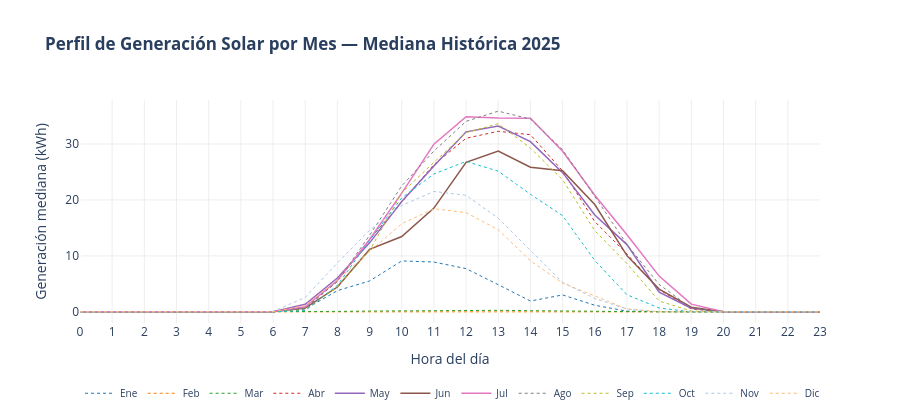

Notebook source saved alongside this figure:
### Code cell
# Curva solar por mes — visualización del perfil
fig_perfil = go.Figure()
colores = ['#1f77b4','#ff7f0e','#2ca02c','#d62728','#9467bd',
           '#8c564b','#e377c2','#7f7f7f','#bcbd22','#17becf','#aec7e8','#ffbb78']

for mes in range(1, 13):
    sub = perfil[perfil['Mes'] == mes]
    nombre_mes = ['','Ene','Feb','Mar','Abr','May','Jun',
                  'Jul','Ago','Sep','Oct','Nov','Dic'][mes]
    fig_perfil.add_trace(go.Scatter(
        x=sub['Hora'], y=sub['Gen_perfil'],
        mode='lines', name=nombre_mes,
        line=dict(color=colores[mes-1], width=1.5 if mes in [5,6,7] else 1.0,
                  dash='solid' if mes in [5,6,7] else 'dot')
    ))

fig_perfil.update_layout(
    title='<b>Perfil de Generación Solar por Mes — Mediana Histórica 2025</b>',
    xaxis_title='Hora del día', yaxis_title='Generación mediana (kWh)',
    plot_bgcolor='white', height=420,
    xaxis=dict(showgrid=True, gridcolor='#eee', dtick=1),
    yaxis=dict(showgrid=True, gridcolor='#eee'),
    legend=dict(orientation='h', y=-0.25, font=dict(size=10))
)
fig_perfil.show()

### Figure 1 — Plotly figure (JSON) as saved in the notebook; plotly's stock layout.template omitted (floating-point values rounded to 4 significant figures)
{"data": [{"line": {"color": "#1f77b4", "dash": "dot", "width": 1}, "mode": "lines", "name": "Ene", "type": "scatter", "x": [0, 1, 2, 3, 4, 5, 6, 7, 8, 9, 10, 11, 12, 13, 14, 15, 16, 17, 18, 19, 20, 21, 22, 23], "y": [0.0, 0.0, 0.0, 0.0, 0.0, 0.0, 0.0, 0.49, 3.79, 5.52, 9.1, 8.9, 7.73, 4.85, 1.94, 3.02, 1.18, 0.12, 0.0, 0.0, 0.0, 0.0, 0.0, 0.0]}, {"line": {"color": "#ff7f0e", "dash": "dot", "width": 1}, "mode": "lines", "name": "Feb", "type": "scatter", "x": [0, 1, 2, 3, 4, 5, 6, 7, 8, 9, 10, 11, 12, 13, 14, 15, 16, 17, 18, 19, 20, 21, 22, 23], "y": [0.0, 0.0, 0.0, 0.0, 0.0, 0.0, 0.0, 0.0, 0.0, 0.0, 0.0, 0.0, 0.0, 0.0, 0.0, 0.0, 0.0, 0.0, 0.0, 0.0, 0.0, 0.0, 0.0, 0.0]}, {"line": {"color": "#2ca02c", "dash": "dot", "width": 1}, "mode": "lines", "name": "Mar", "type": "scatter", "x": [0, 1, 2, 3, 4, 5, 6, 7, 8, 9, 10, 11, 12, 13, 14, 15, 16, 17, 18, 19, 20, 21, 22, 23], "y": [0.0, 0.0, 0.0, 0.0, 0.0, 0.0, 0.0, 0.02, 0.08, 0.14, 0.2, 0.25, 0.28, 0.27, 0.21, 0.14, 0.07, 0.02, 0.0, 0.0, 0.0, 0.0, 0.0, 0.0]}, {"line": {"color": "#d62728", "dash": "dot", "width": 1}, "mode": "lines", "name": "Abr", "type": "scatter", "x": [0, 1, 2, 3, 4, 5, 6, 7, 8, 9, 10, 11, 12, 13, 14, 15, 16, 17, 18, 19, 20, 21, 22, 23], "y": [0.0, 0.0, 0.0, 0.0, 0.0, 0.0, 0.0, 0.675, 5.415, 12.93, 19.55, 26.32, 31.02, 32.27, 31.66, 25.19, 16.15, 10.34, 3.975, 0.515, 0.0, 0.0, 0.0, 0.0]}, {"line": {"color": "#9467bd", "dash": "solid", "width": 1.5}, "mode": "lines", "name": "May", "type": "scatter", "x": [0, 1, 2, 3, 4, 5, 6, 7, 8, 9, 10, 11, 12, 13, 14, 15, 16, 17, 18, 19, 20, 21, 22, 23], "y": [0.0, 0.0, 0.0, 0.0, 0.0, 0.0, 0.0, 1.34, 6.04, 12.33, 19.72, 26.05, 32.17, 33.22, 30.43, 24.88, 17.32, 12.02, 3.51, 0.64, 0.0, 0.0, 0.0, 0.0]}, {"line": {"color": "#8c564b", "dash": "solid", "width": 1.5}, "mode": "lines", "name": "Jun", "type": "scatter", "x": [0, 1, 2, 3, 4, 5, 6, 7, 8, 9, 10, 11, 12, 13, 14, 15, 16, 17, 18, 19, 20, 21, 22, 23], "y": [0.0, 0.0, 0.0, 0.0, 0.0, 0.0, 0.0, 0.675, 4.435, 11.16, 13.46, 18.54, 26.71, 28.74, 25.84, 25.22, 19.19, 10.04, 4.075, 0.84, 0.0, 0.0, 0.0, 0.0]}, {"line": {"color": "#e377c2", "dash": "solid", "width": 1.5}, "mode": "lines", "name": "Jul", "type": "scatter", "x": [0, 1, 2, 3, 4, 5, 6, 7, 8, 9, 10, 11, 12, 13, 14, 15, 16, 17, 18, 19, 20, 21, 22, 23], "y": [0.0, 0.0, 0.0, 0.0, 0.0, 0.0, 0.0, 0.91, 5.59, 12.94, 21.22, 29.97, 34.86, 34.64, 34.62, 28.71, 20.84, 13.79, 6.39, 1.38, 0.0, 0.0, 0.0, 0.0]}, {"line": {"color": "#7f7f7f", "dash": "dot", "width": 1}, "mode": "lines", "name": "Ago", "type": "scatter", "x": [0, 1, 2, 3, 4, 5, 6, 7, 8, 9, 10, 11, 12, 13, 14, 15, 16, 17, 18, 19, 20, 21, 22, 23], "y": [0.0, 0.0, 0.0, 0.0, 0.0, 0.0, 0.0, 0.66, 5.46, 13.67, 22.51, 28.74, 34.05, 35.87, 34.45, 28.99, 20.64, 12.05, 4.9, 0.68, 0.0, 0.0, 0.0, 0.0]}, {"line": {"color": "#bcbd22", "dash": "dot", "width": 1}, "mode": "lines", "name": "Sep", "type": "scatter", "x": [0, 1, 2, 3, 4, 5, 6, 7, 8, 9, 10, 11, 12, 13, 14, 15, 16, 17, 18, 19, 20, 21, 22, 23], "y": [0.0, 0.0, 0.0, 0.0, 0.0, 0.0, 0.0, 0.335, 4.47, 10.91, 21.27, 26.73, 32.03, 33.62, 29.27, 23.6, 14.52, 8.625, 1.94, 0.14, 0.0, 0.0, 0.0, 0.0]}, {"line": {"color": "#17becf", "dash": "dot", "width": 1}, "mode": "lines", "name": "Oct", "type": "scatter", "x": [0, 1, 2, 3, 4, 5, 6, 7, 8, 9, 10, 11, 12, 13, 14, 15, 16, 17, 18, 19, 20, 21, 22, 23], "y": [0.0, 0.0, 0.0, 0.0, 0.0, 0.0, 0.0, 0.23, 4.74, 12.78, 20.36, 24.64, 26.89, 25.14, 21.01, 17.19, 9.19, 3.05, 0.69, 0.0, 0.0, 0.0, 0.0, 0.0]}, {"line": {"color": "#aec7e8", "dash": "dot", "width": 1}, "mode": "lines", "name": "Nov", "type": "scatter", "x": [0, 1, 2, 3, 4, 5, 6, 7, 8, 9, 10, 11, 12, 13, 14, 15, 16, 17, 18, 19, 20, 21, 22, 23], "y": [0.0, 0.0, 0.0, 0.0, 0.0, 0.0, 0.05, 2.59, 8.735, 14.61, 19.0, 21.52, 20.82, 16.73, 10.93, 5.27, 2.39, 0.51, 0.0, 0.0, 0.0, 0.0, 0.0, 0.0]}, {"line": {"color": "#ffbb78", "dash": "dot", "width": 1}, "mode": "lines", "name": "Dic", "type": "scatter", "x": [0, 1, 2, 3, 4, 5, 6, 7, 8, 9, 10, 11, 12, 13, 14, 15, 16, 17, 18, 19, 20, 21, 22, 23], "y": [0.0, 0.0, 0.0, 0.0, 0.0, 0.0, 0.0, 1.16, 5.66, 10.8, 15.75, 18.43, 17.74, 14.67, 9.12, 5.14, 2.79, 0.51, 0.0, 0.0, 0.0, 0.0, 0.0, 0.0]}], "layout": {"height": 420, "legend": {"font": {"size": 10}, "orientation": "h", "y": -0.25}, "plot_bgcolor": "white", "title": {"text": "<b>Perfil de Generación Solar por Mes — Mediana Histórica 2025</b>"}, "xaxis": {"dtick": 1, "gridcolor": "#eee", "showgrid": true, "title": {"text": "Hora del día"}}, "yaxis": {"gridcolor": "#eee", "showgrid": true, "title": {"text": "Generación mediana (kWh)"}}}}
